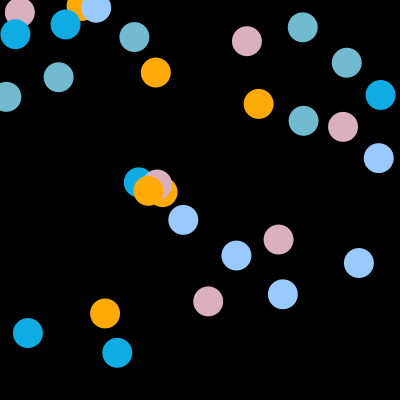
Frame 1 (no input)
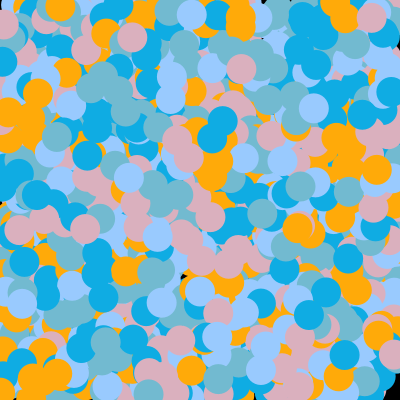
Frame 60 (the mouse pressed at the canvas centre just before this capture)
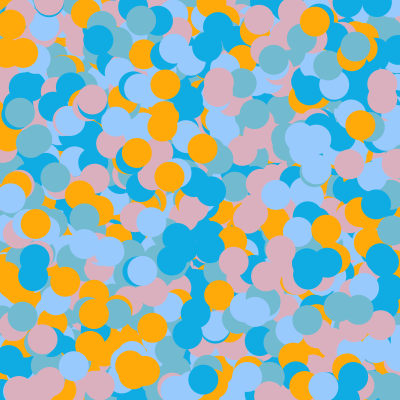
Frame 120 (the mouse held since frame 60 and released just before this capture)

The Processing sketch that drew these frames (run headless with seeded random() and noise(); from frame 60 on, the mouse is pressed at the canvas centre):

// Processing sketch: splatter_painter
// ── splatter_painter.pde
color[] choices = {
  #ffaa09,
  #0face3,
  #dab0be,
  #99cafe,
  #72bad0,
};

void setup() {
  size(400, 400);
  noStroke();
  background(0);
}

void draw() {
  for (int i=0; i<30; i++) {
    fill(choices[i % choices.length]);
    ellipse(random(width), random(height), 30, 30);
  }
  
  if (keyPressed) {
    noLoop();
  }
}
